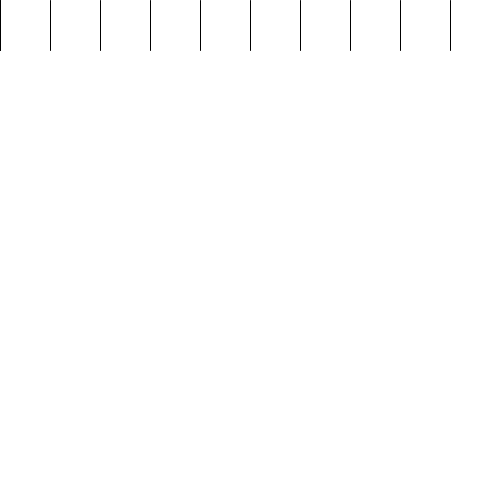
Frame 1 (no input)
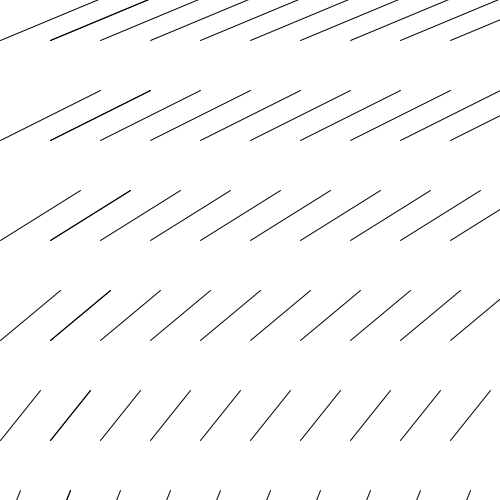
Frame 60 (the mouse pressed at the canvas centre just before this capture)
Frame 120 (the mouse held since frame 60 and released just before this capture): identical to frame 60, image omitted

The Processing sketch that drew these frames (run headless with seeded random() and noise(); from frame 60 on, the mouse is pressed at the canvas centre):

// Processing sketch: processing_105459
// ── processing_105459.pde

/*wait for 10seconds, you will see the form change to a broken TV screen.
*/


float x;
float y;
void setup(){
  size(500,500);
  background(255);
}

void draw(){
  if(mousePressed){
  }
  else{
    background(255);
    stroke(0);
    strokeWeight(1);
    for(int i=0;i<13;i++){
      for(int j=0;j<500;j=j+2){
        drawline(j);
      }
      x=50*i;
    }
    y=y+10;
    x=50;
  }
}

void drawline(float arg){
   line(x,y-50*(arg-1),x+10*arg,y-50*arg);
}
